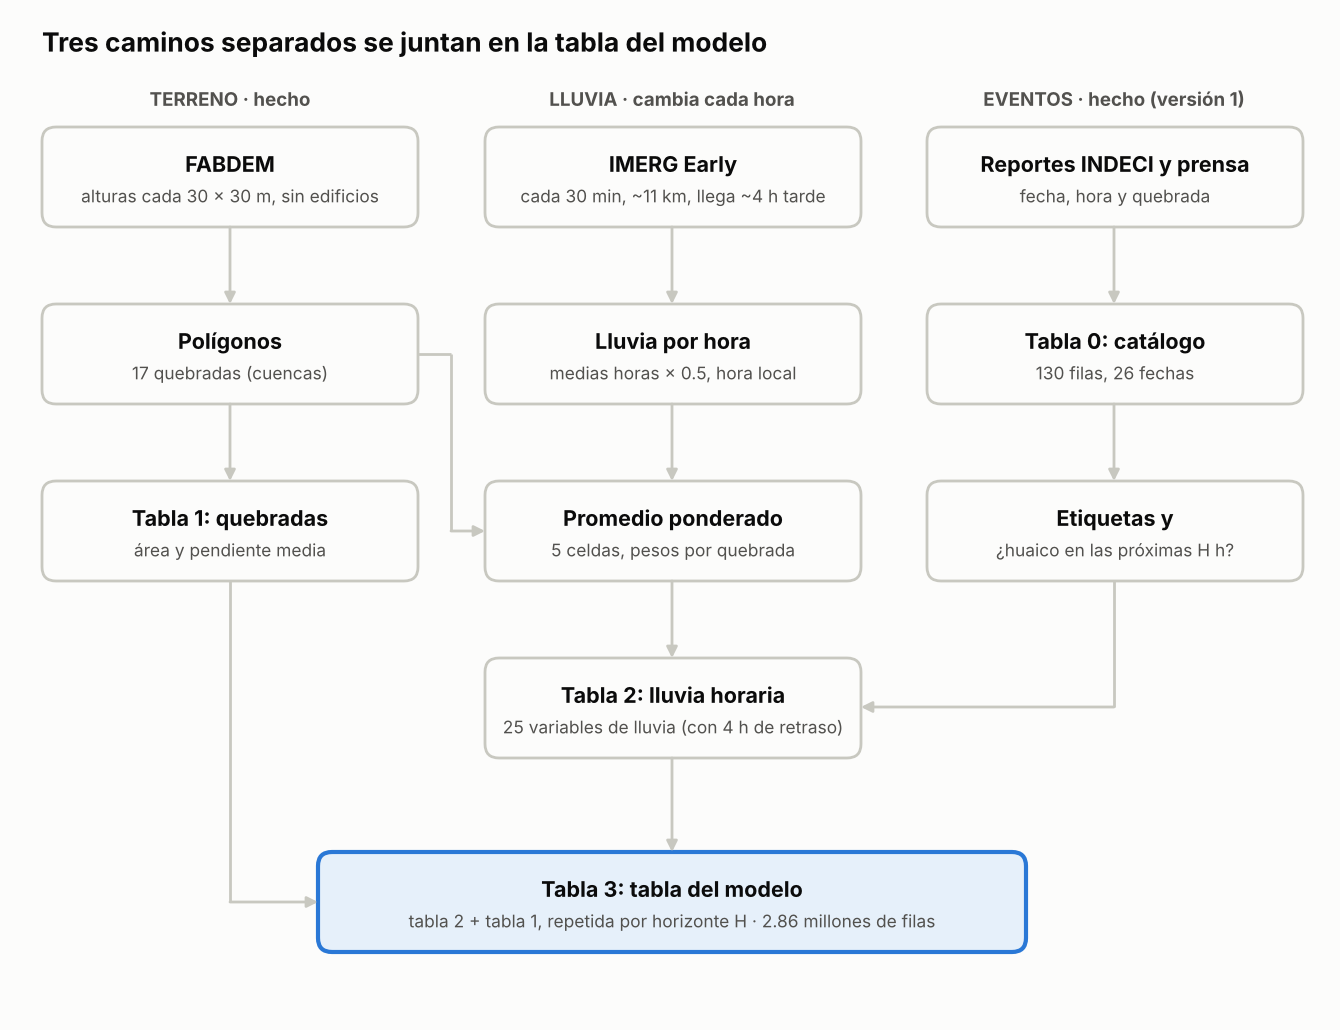

Here is the Python script that generated this plot:
import matplotlib; matplotlib.use("Agg")
import matplotlib.pyplot as plt
from matplotlib.patches import FancyBboxPatch

W, H = 1340, 1030
fig = plt.figure(figsize=(W / 100, H / 100), dpi=100, facecolor="#fcfcfb")
ax = fig.add_axes([0, 0, 1, 1]); ax.set_xlim(0, W); ax.set_ylim(H, 0); ax.axis("off")
INK, SUB, LINE, BLUE = "#0b0b0b", "#52514e", "#c8c8c0", "#2a78d6"

def caja(x, y, w, h, t, s, azul=False):
    ax.add_patch(FancyBboxPatch((x, y), w, h, boxstyle="round,pad=0,rounding_size=14", fc="#e6f0fa" if azul else "#fcfcfb", ec=BLUE if azul else LINE, lw=3 if azul else 2))
    ax.text(x + w / 2, y + h * 0.37, t, ha="center", va="center", fontsize=15.5, fontweight="bold", color=INK)
    ax.text(x + w / 2, y + h * 0.69, s, ha="center", va="center", fontsize=12.5, color=SUB)

def flecha(pts):
    for a, b in zip(pts[:-2], pts[1:-1]):
        ax.plot([a[0], b[0]], [a[1], b[1]], color=LINE, lw=2, solid_capstyle="butt")
    ax.annotate("", xy=pts[-1], xytext=pts[-2], arrowprops=dict(arrowstyle="-|>", color=LINE, lw=2, mutation_scale=16, shrinkA=0, shrinkB=0))

ax.text(42, 42, "Tres caminos separados se juntan en la tabla del modelo", fontsize=19, fontweight="bold", color=INK, va="center")
for cx, t in ((230, "TERRENO · hecho"), (672, "LLUVIA · cambia cada hora"), (1114, "EVENTOS · hecho (versión 1)")):
    ax.text(cx, 99, t, ha="center", va="center", fontsize=13.5, color=SUB, fontweight="bold")
X = {"t": 42, "l": 485, "e": 927}; BW = 376; BH = 100
Y = [127, 304, 481]
caja(X["t"], Y[0], BW, BH, "FABDEM", "alturas cada 30 × 30 m, sin edificios")
caja(X["t"], Y[1], BW, BH, "Polígonos", "17 quebradas (cuencas)")
caja(X["t"], Y[2], BW, BH, "Tabla 1: quebradas", "área y pendiente media")
caja(X["l"], Y[0], BW, BH, "IMERG Early", "cada 30 min, ~11 km, llega ~4 h tarde")
caja(X["l"], Y[1], BW, BH, "Lluvia por hora", "medias horas × 0.5, hora local")
caja(X["l"], Y[2], BW, BH, "Promedio ponderado", "5 celdas, pesos por quebrada")
caja(X["l"], 658, BW, BH, "Tabla 2: lluvia horaria", "25 variables de lluvia (con 4 h de retraso)")
caja(X["e"], Y[0], BW, BH, "Reportes INDECI y prensa", "fecha, hora y quebrada")
caja(X["e"], Y[1], BW, BH, "Tabla 0: catálogo", "130 filas, 26 fechas")
caja(X["e"], Y[2], BW, BH, "Etiquetas y", "¿huaico en las próximas H h?")
caja(318, 852, 708, BH, "Tabla 3: tabla del modelo", "tabla 2 + tabla 1, repetida por horizonte H · 2.86 millones de filas", azul=True)
for cx in (230, 1114):
    flecha([(cx, Y[0] + BH), (cx, Y[1])]); flecha([(cx, Y[1] + BH), (cx, Y[2])])
flecha([(672, Y[0] + BH), (672, Y[1])]); flecha([(672, Y[1] + BH), (672, Y[2])]); flecha([(672, Y[2] + BH), (672, 658)])
flecha([(418, Y[1] + 50), (451, Y[1] + 50), (451, Y[2] + 50), (485, Y[2] + 50)])
flecha([(1114, Y[2] + BH), (1114, 707), (861, 707)])
flecha([(672, 658 + BH), (672, 852)])
flecha([(230, Y[2] + BH), (230, 902), (318, 902)])
fig.savefig("flujo.png", dpi=100, facecolor=fig.get_facecolor()); print("ok")
